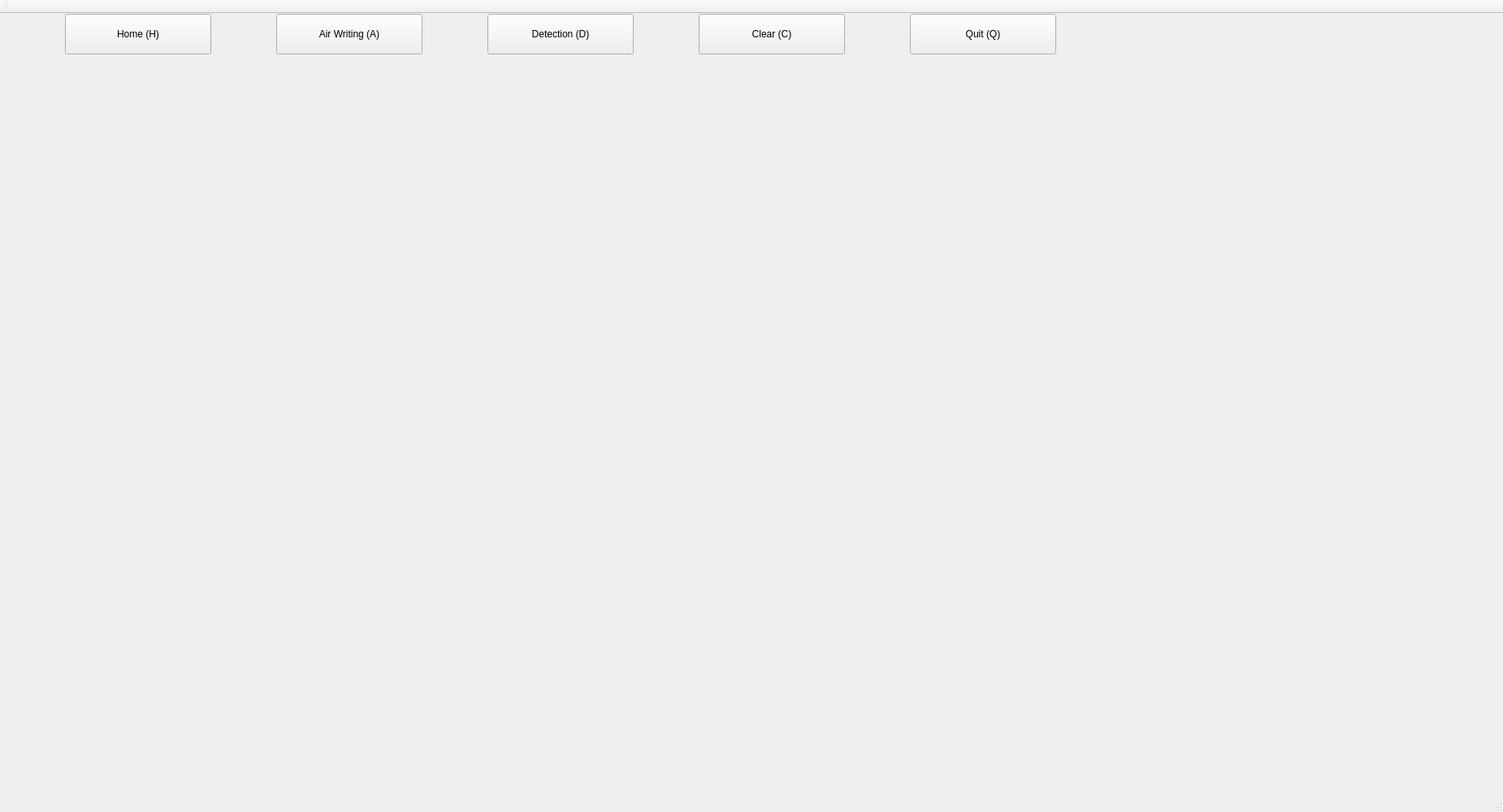
<?xml version="1.0" encoding="UTF-8"?>
<ui version="4.0">
 <class>MainWindow</class>
 <widget class="QMainWindow" name="MainWindow">
  <property name="geometry">
   <rect>
    <x>0</x>
    <y>0</y>
    <width>1850</width>
    <height>1000</height>
   </rect>
  </property>
  <property name="windowTitle">
   <string>MainWindow</string>
  </property>
  <property name="autoFillBackground">
   <bool>false</bool>
  </property>
  <widget class="QWidget" name="centralWidget">
   <widget class="QPushButton" name="trackingButton">
    <property name="geometry">
     <rect>
      <x>600</x>
      <y>0</y>
      <width>180</width>
      <height>50</height>
     </rect>
    </property>
    <property name="text">
     <string>Detection (D)</string>
    </property>
   </widget>
   <widget class="QLabel" name="imageLabel">
    <property name="geometry">
     <rect>
      <x>440</x>
      <y>220</y>
      <width>960</width>
      <height>720</height>
     </rect>
    </property>
    <property name="text">
     <string/>
    </property>
   </widget>
   <widget class="QPushButton" name="writingButton">
    <property name="geometry">
     <rect>
      <x>340</x>
      <y>0</y>
      <width>180</width>
      <height>50</height>
     </rect>
    </property>
    <property name="text">
     <string>Air Writing (A)</string>
    </property>
   </widget>
   <widget class="QLabel" name="gestureLabel">
    <property name="geometry">
     <rect>
      <x>-70</x>
      <y>270</y>
      <width>261</width>
      <height>431</height>
     </rect>
    </property>
    <property name="text">
     <string/>
    </property>
   </widget>
   <widget class="QLabel" name="label_1">
    <property name="geometry">
     <rect>
      <x>1670</x>
      <y>280</y>
      <width>100</width>
      <height>100</height>
     </rect>
    </property>
    <property name="font">
     <font>
      <pointsize>60</pointsize>
     </font>
    </property>
    <property name="text">
     <string/>
    </property>
   </widget>
   <widget class="QLabel" name="label_2">
    <property name="geometry">
     <rect>
      <x>1670</x>
      <y>380</y>
      <width>100</width>
      <height>100</height>
     </rect>
    </property>
    <property name="font">
     <font>
      <pointsize>60</pointsize>
     </font>
    </property>
    <property name="text">
     <string/>
    </property>
   </widget>
   <widget class="QLabel" name="label_3">
    <property name="geometry">
     <rect>
      <x>1670</x>
      <y>480</y>
      <width>100</width>
      <height>100</height>
     </rect>
    </property>
    <property name="font">
     <font>
      <pointsize>60</pointsize>
     </font>
    </property>
    <property name="text">
     <string/>
    </property>
   </widget>
   <widget class="QLabel" name="label_4">
    <property name="geometry">
     <rect>
      <x>1670</x>
      <y>580</y>
      <width>100</width>
      <height>100</height>
     </rect>
    </property>
    <property name="font">
     <font>
      <pointsize>60</pointsize>
     </font>
    </property>
    <property name="text">
     <string/>
    </property>
   </widget>
   <widget class="QLabel" name="label_5">
    <property name="geometry">
     <rect>
      <x>1670</x>
      <y>680</y>
      <width>100</width>
      <height>100</height>
     </rect>
    </property>
    <property name="font">
     <font>
      <pointsize>60</pointsize>
     </font>
    </property>
    <property name="text">
     <string/>
    </property>
   </widget>
   <widget class="QPushButton" name="quitButton">
    <property name="geometry">
     <rect>
      <x>1120</x>
      <y>0</y>
      <width>180</width>
      <height>50</height>
     </rect>
    </property>
    <property name="text">
     <string>Quit (Q)</string>
    </property>
   </widget>
   <widget class="QPushButton" name="homeButton">
    <property name="geometry">
     <rect>
      <x>80</x>
      <y>0</y>
      <width>180</width>
      <height>50</height>
     </rect>
    </property>
    <property name="text">
     <string>Home (H)</string>
    </property>
   </widget>
   <widget class="QLabel" name="textLabel">
    <property name="geometry">
     <rect>
      <x>40</x>
      <y>80</y>
      <width>1781</width>
      <height>131</height>
     </rect>
    </property>
    <property name="font">
     <font>
      <pointsize>64</pointsize>
     </font>
    </property>
    <property name="text">
     <string/>
    </property>
   </widget>
   <widget class="QPushButton" name="clearButton">
    <property name="geometry">
     <rect>
      <x>860</x>
      <y>0</y>
      <width>180</width>
      <height>50</height>
     </rect>
    </property>
    <property name="text">
     <string>Clear (C)</string>
    </property>
   </widget>
  </widget>
  <widget class="QMenuBar" name="menuBar">
   <property name="geometry">
    <rect>
     <x>0</x>
     <y>0</y>
     <width>1850</width>
     <height>27</height>
    </rect>
   </property>
  </widget>
  <widget class="QToolBar" name="mainToolBar">
   <attribute name="toolBarArea">
    <enum>TopToolBarArea</enum>
   </attribute>
   <attribute name="toolBarBreak">
    <bool>false</bool>
   </attribute>
  </widget>
  <widget class="QStatusBar" name="statusBar"/>
 </widget>
 <layoutdefault spacing="6" margin="11"/>
 <resources/>
 <connections/>
</ui>
